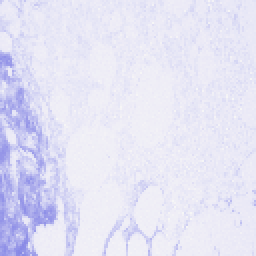
#> input picture RandStain_augmentation/rand_stain_code_cancer/data/stain_augmentation/1.png, 128 x 128 px, found by its file name (shown 2 times larger)
$ python 000-Reinhard_stain_norm_only.py
#> lines starting #> are read from the running program, lines starting #| are printed output that depends on the picture
import numpy as np
import cv2
import os

input_dir = "data/original/"
input_image_list = os.listdir(input_dir)

output_dir = "data/stain_normalization/"
os.makedirs(output_dir, exist_ok=True)

def get_mean_and_std(x):
    x_mean, x_std = cv2.meanStdDev(x)
    x_mean = np.hstack(np.around(x_mean, 2))
    x_std = np.hstack(np.around(x_std, 2))
    return x_mean, x_std

template_img_path = os.path.join(input_dir, '1.png')
template_img = cv2.imread(template_img_path)
#> template_img is the input picture: shape (128, 128, 3); mean B, G, R 244.8, 226.8, 227.3
template_img = cv2.cvtColor(template_img, cv2.COLOR_BGR2LAB)
#> template_img: shape (128, 128, 3); mean of channels 0, 1, 2 231.5, 131.7, 119.3
template_mean, template_std = get_mean_and_std(template_img)
#> in get_mean_and_std, `x_mean, x_std = cv2.meanStdDev(x)`: x_mean = [231.5, 131.7, 119.3]; x_std = [15.44, 3.31, 7.73]
#> in get_mean_and_std, `x_mean = np.hstack(np.around(x_mean, 2))`: x_mean = [231.4, 131.7, 119.3]
#> template_mean = [231.4, 131.7, 119.3]; template_std = [15.44, 3.31, 7.73]

for img_name in input_image_list:
    print(f'Processing {img_name}...')
    input_img_path = os.path.join(input_dir, img_name)
    input_img = cv2.imread(input_img_path)
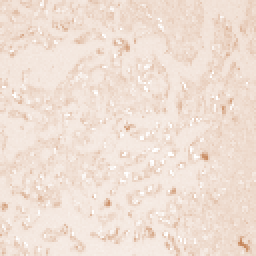
#> input picture RandStain_augmentation/rand_stain_code_cancer/data/original/12239 (3).png, 128 x 128 px, found by its file name (shown 2 times larger)
#> input_img is the input picture: shape (128, 128, 3); mean B, G, R 212.5, 223.6, 240
    if input_img is None:
        print(f'Failed to read {input_img_path}. Skipping...')
        continue

    input_img = cv2.cvtColor(input_img, cv2.COLOR_BGR2LAB)
#> input_img: shape (128, 128, 3); mean of channels 0, 1, 2 229.8, 131.8, 135.5
    img_mean, img_std = get_mean_and_std(input_img)
#> img_mean = [229.8, 131.8, 135.5]; img_std = [8.34, 1.45, 2.64]

    height, width, channel = input_img.shape
#> height = 128; width = 128; channel = 3
    for i in range(height):
        for j in range(width):
            for k in range(channel):
                x = input_img[i, j, k]
                x = ((x - img_mean[k]) * (template_std[k] / img_std[k])) + template_mean[k]
                x = round(x)
                x = max(0, min(255, x))
                input_img[i, j, k] = x
#> input_img: shape (128, 128, 3); mean of channels 0, 1, 2 231.2, 131.7, 119.4

    input_img = cv2.cvtColor(input_img, cv2.COLOR_LAB2BGR)
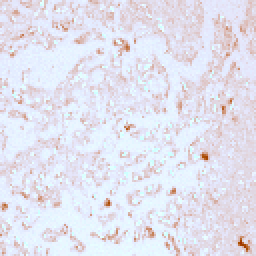
#> input_img: shape (128, 128, 3) (shown 2 times larger); mean B, G, R 238.3, 226.8, 226.9
    output_img_path = os.path.join(output_dir, f'modified_{img_name}')
    cv2.imwrite(output_img_path, input_img)
#> pass 2 of the loop `for img_name in input_image_list:`:
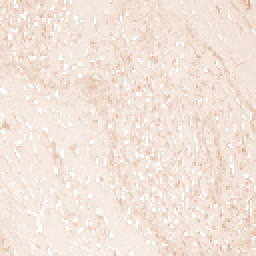
#> input picture RandStain_augmentation/rand_stain_code_cancer/data/original/13208 (10) (1).png, 128 x 128 px, found by its file name (shown 2 times larger)
#> input_img is the input picture: shape (128, 128, 3); mean B, G, R 218, 227.7, 241.9
#> img_mean = [233.1, 131.3, 134.5]; img_std = [8.81, 1.44, 2.71]
#> `input_img = cv2.cvtColor(input_img, cv2.COLOR_LAB2BGR)`:
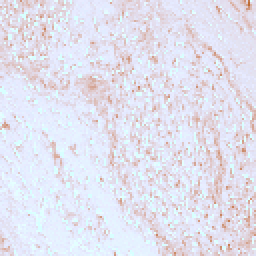
#> input_img: shape (128, 128, 3) (shown 2 times larger); mean B, G, R 238.3, 226.1, 226.2
#> pass 3 of the loop `for img_name in input_image_list:`:
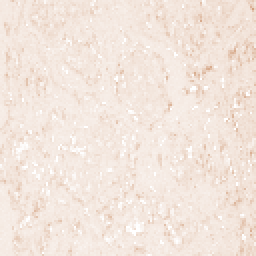
#> input picture RandStain_augmentation/rand_stain_code_cancer/data/original/2094 (5).png, 128 x 128 px, found by its file name (shown 2 times larger)
#> input_img is the input picture: shape (128, 128, 3); mean B, G, R 221, 230, 243
#> img_mean = [234.9, 131, 133.9]; img_std = [6.9, 1.16, 2.12]
#> `input_img = cv2.cvtColor(input_img, cv2.COLOR_LAB2BGR)`:
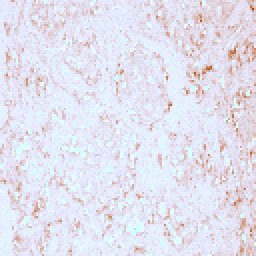
#> input_img: shape (128, 128, 3) (shown 2 times larger); mean B, G, R 239, 226.4, 226.9
